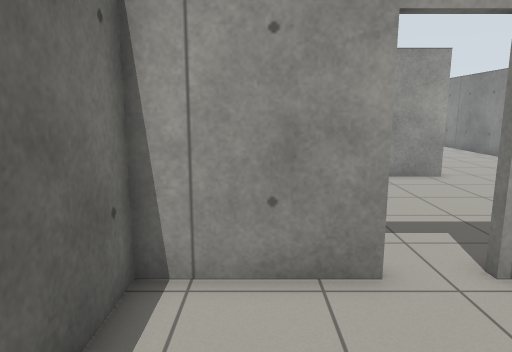
[1] (above)

24 first-person views from a walk through a world built for the Gazebo simulator. The camera is 1.3 m above the floor, tilts 10° down and sees 70° across. The lines on the ground mark 1 m squares. The floor is counted in squares, 0.5 m on a side. Each view is taken from the middle of a square. On the plan, view 1 faces up. The plan holds only what a view shows up to about 20 squares ahead; the rest is blank. The place goes on beyond the plan. The robots in the file are not drawn. Some surface patterns are stand-ins.

[2]
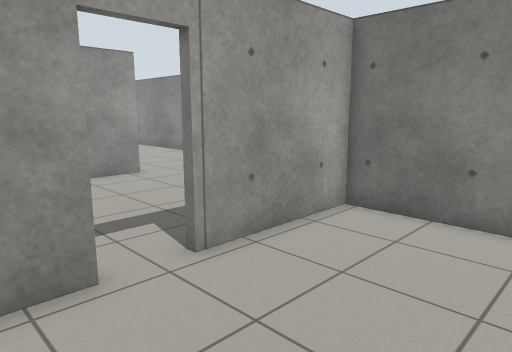

[3]
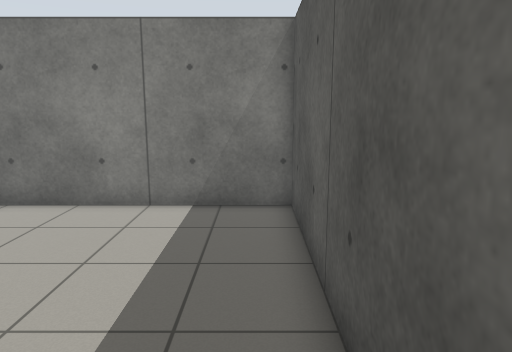

[4]
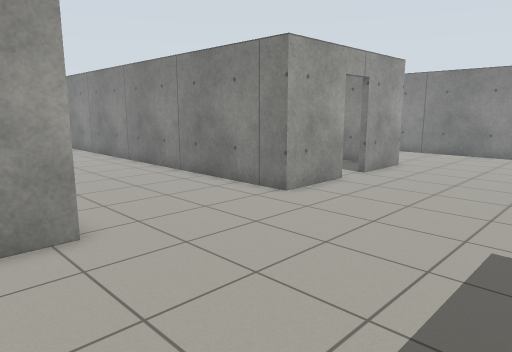

[5]
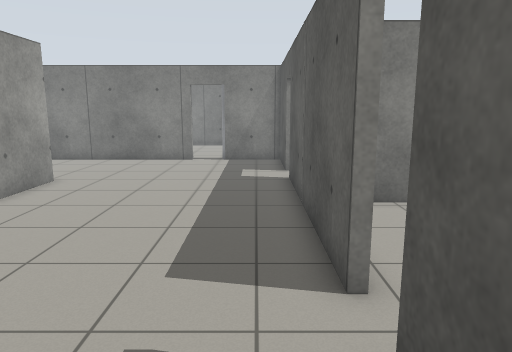

[6]
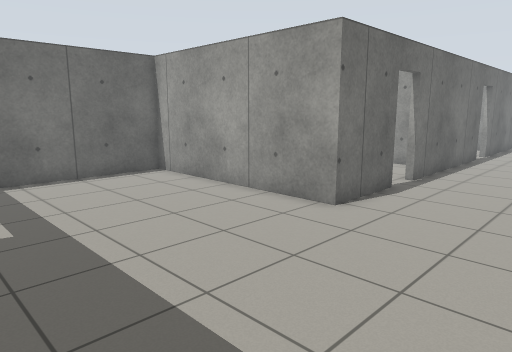

[7]
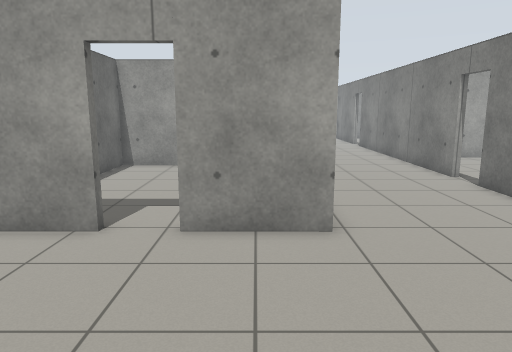

[8]
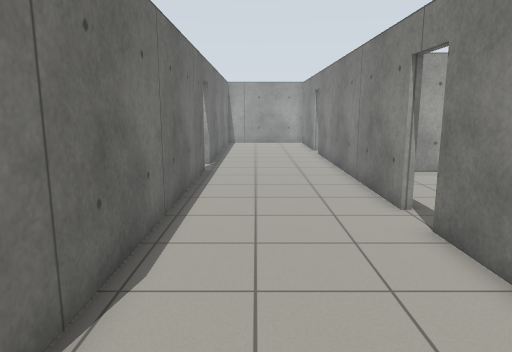

[9]
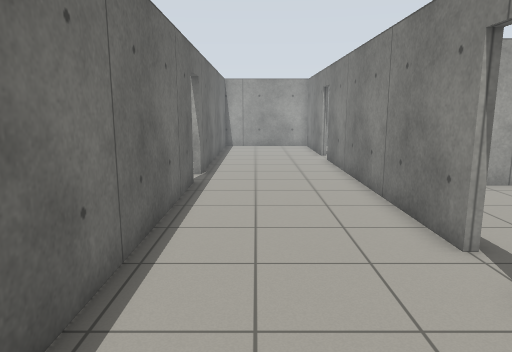

[10]
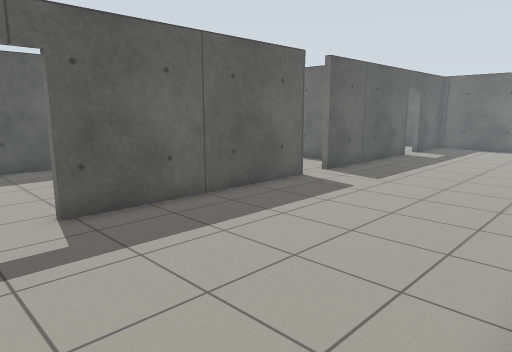

[11]
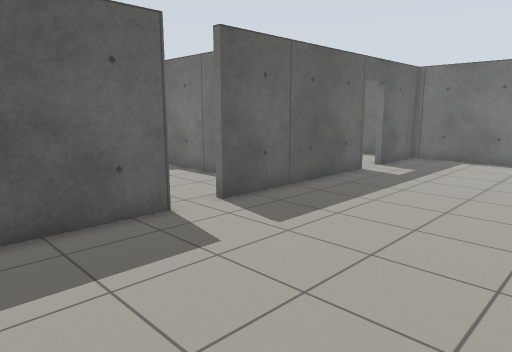

[12]
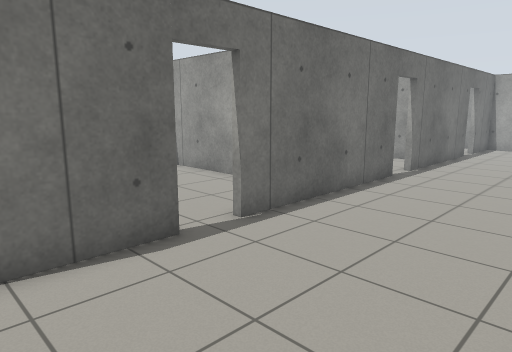

[13]
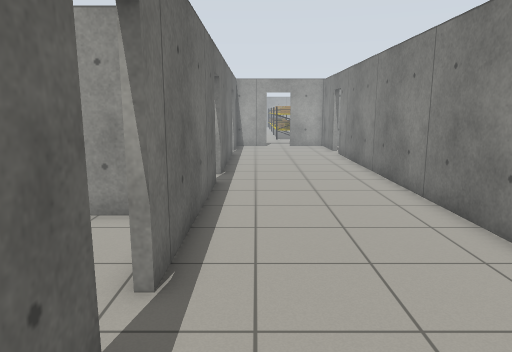

[14]
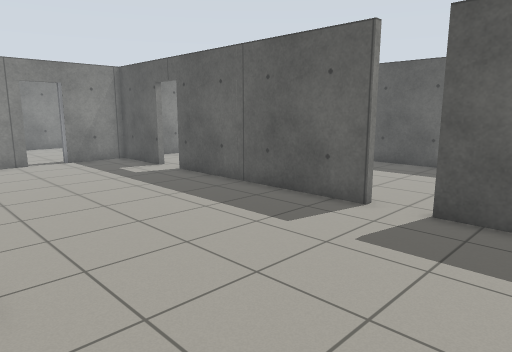

[15]
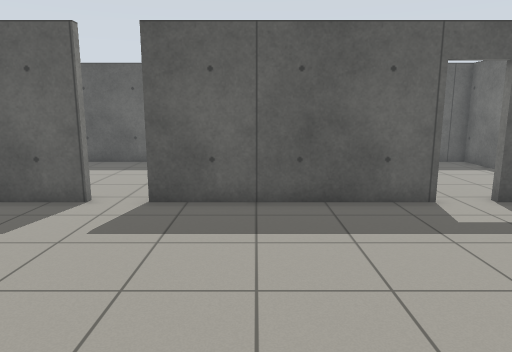

[16]
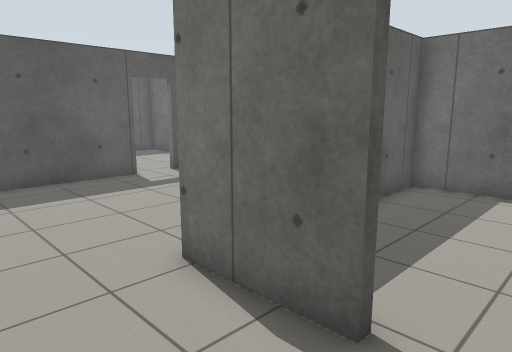

[17]
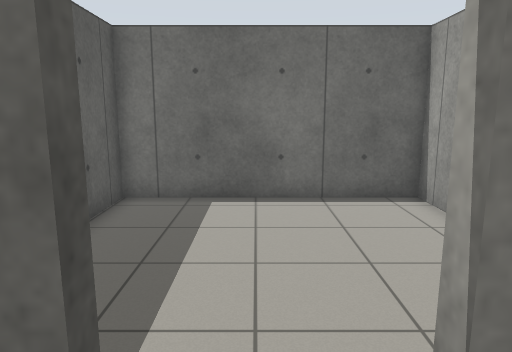

[18]
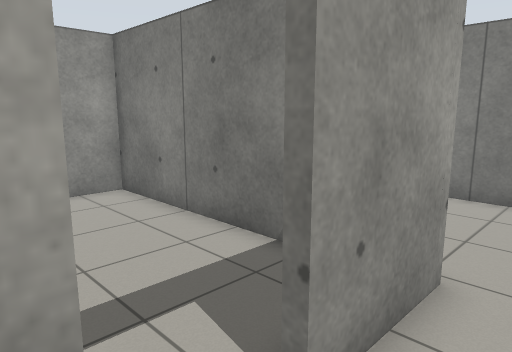

[19]
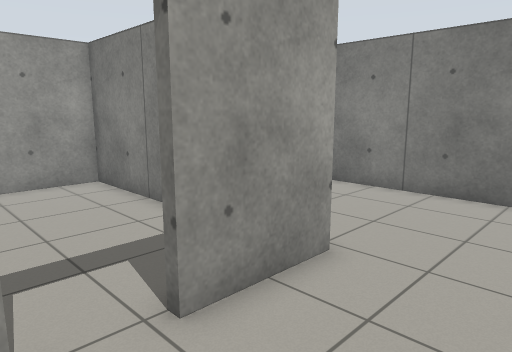

[20]
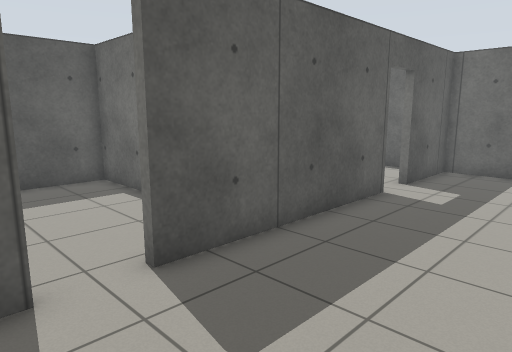

[21]
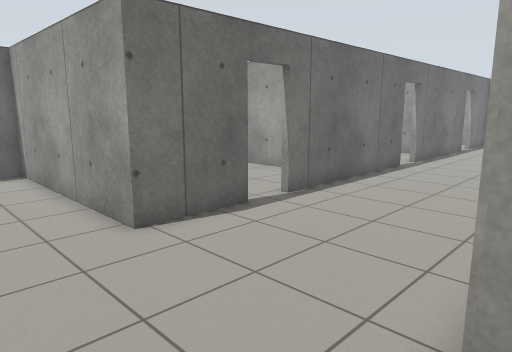

[22]
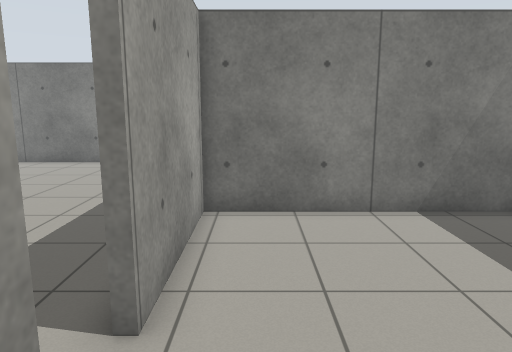

[23]
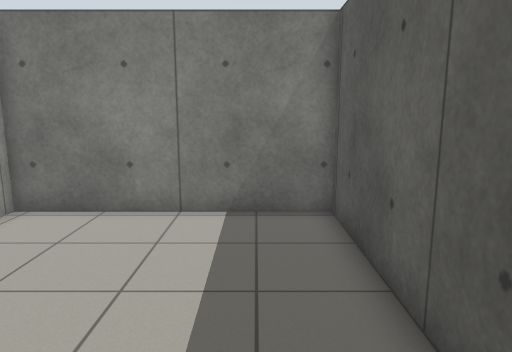

[24]
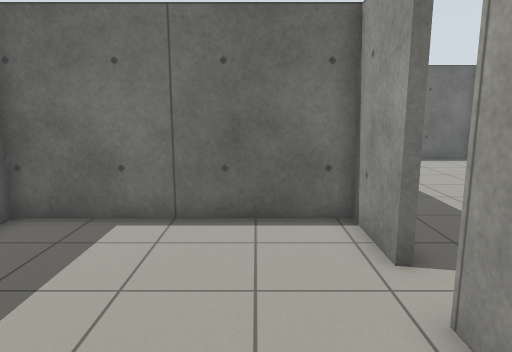

### Floor plan
Points are (right, up) in squares from view 1. A wall is a line through its corners. A room is listed if a view was taken in it or the views show most of it. See-through windows are left out.
Room 1 (views 1, 2, 3)
walls: (2, 5.4) (-1.9, 5.4) (-1.9, 2.4); (-1.9, -0.5) (-1.9, -3) (9, -3) (9, 5.4) (3.7, 5.4)
ways out: open door at (2.7, 5.7) to room 2
Room 2 (views 4, 5, 7, 8, 9, 10, 11, 12, 13, 14, 15, 16, 17, 18, 19, 20, 21)
walls: (17.6, 14.7) (14.1, 14.7) (14.1, 35.5); (7.5, 18.2) (7.5, 14.7) (-1.9, 14.7) (-1.9, 5.7) (2, 5.7); (13.9, 5.7) (23.4, 5.7); (7.5, 28.5) (7.5, 20); (3.7, 5.7) (12.1, 5.7); (22.7, 28.4) (22.7, 14.7) (19.3, 14.7); (28.9, 21.5) (28.9, 35); (25.1, 5.7) (28.9, 5.7) (28.9, 8.9); (28.9, 10.4) (28.9, 19.8); (7.5, 35.5) (7.5, 30.2); (22.7, 35.4) (22.7, 30.1)
ways out: open door at (2.7, 5.7) to room 1; opening at (13, 5.5) to room 3; open door at (7, 19.5) to room 4; open door at (18.5, 15) to room 5; open door at (7, 29.5); open door at (22.7, 29.3); open door at (24.3, 5.7); open door at (29, 9.5); open door at (29, 20.5); open door at (29, 35)
Room 3 (views 6, 22, 23, 24)
walls: (12.1, 5.4) (9.3, 5.4) (9.3, -3) (19.3, -3) (19.3, 5.4) (13.9, 5.4)
ways out: opening at (13, 5.5) to room 2
Room 4 (no view inside)
walls: (5.9, 24) (-1.9, 24) (-1.9, 14.9) (0.6, 14.9)
ways out: open door at (7, 19.5) to room 2
Room 5 (no view inside)
walls: (17.2, 24.8) (14.5, 24.8) (14.5, 22.1); (22.4, 16.6) (22.4, 24.8) (19.2, 24.8)
ways out: open door at (18.5, 15) to room 2

Positions as (right, up) in squares from view 1, and headings:
1: (0, 0), facing up
2: (0, 0), facing up-right
3: (-1, -2), facing right
4: (5, 7), facing up-right
5: (9, 7), facing right
6: (13, 6), facing up-left
7: (21, 7), facing up
8: (25, 12), facing up
9: (25, 15), facing up
10: (26, 15), facing down-left
11: (19, 14), facing down-left
12: (14, 14), facing up-left
13: (9, 15), facing up
14: (9, 15), facing down-right
15: (9, 16), facing down
16: (11, 20), facing down-left
17: (9, 19), facing left
18: (17, 13), facing up-right
19: (17, 11), facing up-right
20: (15, 11), facing down-left
21: (15, 11), facing up-left
22: (10, 4), facing right
23: (10, -1), facing right
24: (18, 3), facing left
